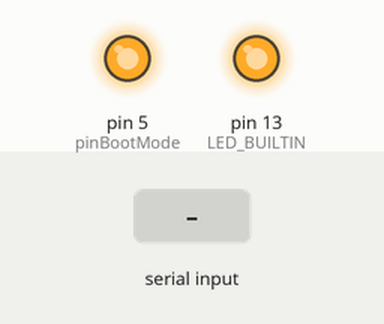
Bench run of a sketch on a simulated Arduino Leonardo, built with avr-gcc and run on an emulated ATmega32U4. On the bench: output pins drawn as LEDs (lit = HIGH). Inputs (shaded band) come from the test bench. Pins used as bus, display or sensor lines are not drawn; what the sketch prints to the serial monitor is not drawn.

Above: at 2.7 s.
2.8 s: "1" received over the second serial link
At 3.2 s:
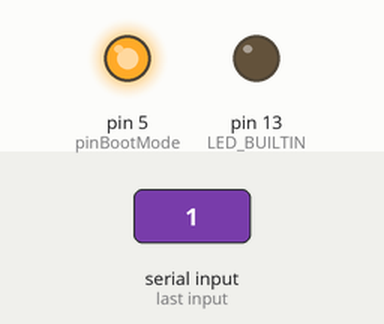
4.3 s: "A" received over the second serial link
At 5.5 s:
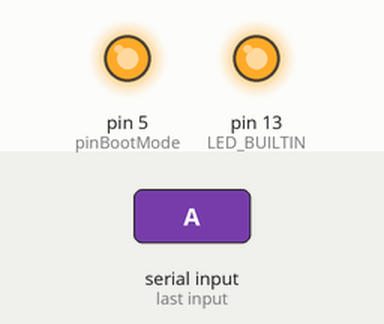
5.8 s: "0" received over the second serial link
At 6.7 s:
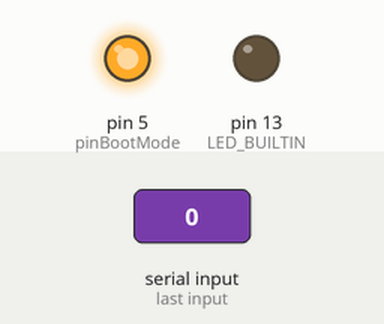
Timing chart, 0 to 8.8 s (numbered marks = the images above; inputs shaded):
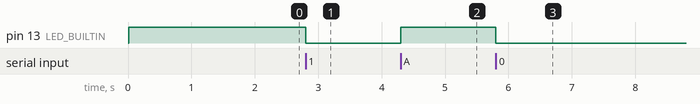

Measured:
- after the input at 2.8 s, pin 13 (LED_BUILTIN): HIGH → LOW at once
- after the input at 4.3 s, pin 13 (LED_BUILTIN): LOW → HIGH at once
- after the input at 5.8 s, pin 13 (LED_BUILTIN): HIGH → LOW at once

The sketch:

programESP8266.ino
```cpp
/*
 *
 * Sets up a serial bridge to the ESP8266 connected to the arduino, to allow programming
 * off the ESP8266 via a serial connection to the arduino.
 * Also sets the required pin configuration to enable the ESP8266 bootloader mode.
 *
*/

//#include <AltSoftSerial.h>
#include <SoftwareSerial.h>

//pins for software serial (serial connection to ESP8266)
const int pinRx = 3;
const int pinTx = 2;

//pins for controlling ESP8266 mode. Both are active low
const int pinBootMode = 5; //aka pin GPIO_0
const int pinRst = 6;

SoftwareSerial softSerial(pinRx, pinTx); // RX, TX
//AltSoftSerial altSerial;

void setup()
{
  // start serial port at 115200 bps:
  //Serial.begin(230400);
  Serial.begin(9600);
  while (!Serial) {
    ; // wait for serial port to connect. Needed for Leonardo only
  }

  softSerial.begin(9600);
  //altSerial.begin(9600);

  //put ESP8266 in bootloader mode
  pinMode(pinRst, OUTPUT);
  pinMode(pinBootMode, OUTPUT);
  pinMode(LED_BUILTIN, OUTPUT);
  digitalWrite(LED_BUILTIN, HIGH);
  digitalWrite(pinRst, LOW);
  digitalWrite(pinBootMode, LOW);
  delay(500); //I don't really know how long these delays should be...
  digitalWrite(pinRst, HIGH);
  delay(500);
  digitalWrite(pinBootMode, HIGH);
  delay(500);
}

void loop() // run over and over
{
  //if (softSerial.overflow()) {
  // Serial.println("SoftwareSerial overflow!");
  //}
  while (softSerial.available())
  {
    char incomingByte = softSerial.read();
    if (incomingByte == 'A'){
      digitalWrite(LED_BUILTIN, HIGH);
    }
    else {
      digitalWrite(LED_BUILTIN, LOW);
    }
    Serial.write(incomingByte);
  }

  while (Serial.available())
  {
    char incomingByte = Serial.read();
    //Serial.write(incomingByte);
    softSerial.write(incomingByte);
  }
}
```
